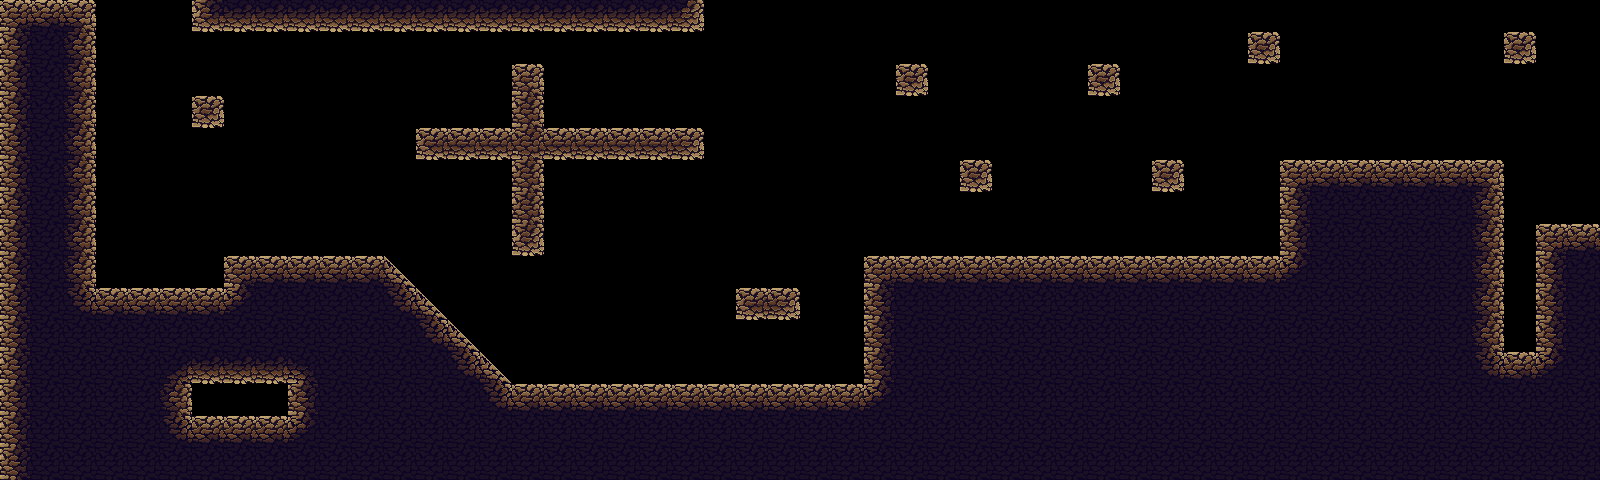

This is a level from a 2D game, rendered from its Tiled map with the project's own tilesets. A one-line summary and the complete map file follow:
An orthogonal 50x15 tile map with 32x32 px tiles, 1 tile layer (Слой тайлов 1).

<map version="1.4" tiledversion="1.4.2" orientation="orthogonal" renderorder="right-down" width="50" height="15" tilewidth="32" tileheight="32" infinite="0" nextlayerid="2" nextobjectid="1">
 <editorsettings>
  <export target="../assets/maps/debug/debug_map.lua" format="lua" />
 </editorsettings>
 <tileset firstgid="1" name="tilesheet" tilewidth="32" tileheight="32" tilecount="400" columns="20">
  <image source="../assets/maps/debug/tilesheet.png" width="640" height="640" />
 </tileset>
 <layer id="1" name="Слой тайлов 1" width="50" height="15">
  <data encoding="csv">
2,3,4,0,0,0,42,43,43,43,43,43,43,43,43,43,43,43,43,43,43,44,0,0,0,0,0,0,0,0,0,0,0,0,0,0,0,0,0,0,0,0,0,0,0,0,0,0,0,0,
22,23,24,0,0,0,0,0,0,0,0,0,0,0,0,0,0,0,0,0,0,0,0,0,0,0,0,0,0,0,0,0,0,0,0,0,0,0,0,65,0,0,0,0,0,0,0,65,0,0,
22,23,24,0,0,0,0,0,0,0,0,0,0,0,0,0,5,0,0,0,0,0,0,0,0,0,0,0,65,0,0,0,0,0,65,0,0,0,0,0,0,0,0,0,0,0,0,0,0,0,
22,23,24,0,0,0,65,0,0,0,0,0,0,0,0,0,25,0,0,0,0,0,0,0,0,0,0,0,0,0,0,0,0,0,0,0,0,0,0,0,0,0,0,0,0,0,0,0,0,0,
22,23,24,0,0,0,0,0,0,0,0,0,0,62,63,63,29,63,63,63,63,64,0,0,0,0,0,0,0,0,0,0,0,0,0,0,0,0,0,0,0,0,0,0,0,0,0,0,0,0,
22,23,24,0,0,0,0,0,0,0,0,0,0,0,0,0,25,0,0,0,0,0,0,0,0,0,0,0,0,0,65,0,0,0,0,0,65,0,0,0,2,3,3,3,3,3,4,0,0,0,
22,23,24,0,0,0,0,0,0,0,0,0,0,0,0,0,25,0,0,0,0,0,0,0,0,0,0,0,0,0,0,0,0,0,0,0,0,0,0,0,22,23,23,23,23,23,24,0,0,0,
22,23,24,0,0,0,0,0,0,0,0,0,0,0,0,0,45,0,0,0,0,0,0,0,0,0,0,0,0,0,0,0,0,0,0,0,0,0,0,0,22,23,23,23,23,23,24,0,2,3,
22,23,24,0,0,0,0,2,3,3,3,3,66,0,0,0,0,0,0,0,0,0,0,0,0,0,0,2,3,3,3,3,3,3,3,3,3,3,3,3,27,23,23,23,23,23,24,0,22,23,
22,23,26,3,3,3,3,27,23,23,23,23,26,66,0,0,0,0,0,0,0,0,0,62,64,0,0,22,23,23,23,23,23,23,23,23,23,23,23,23,23,23,23,23,23,23,24,0,22,23,
22,23,23,23,23,23,23,23,23,23,23,23,23,26,66,0,0,0,0,0,0,0,0,0,0,0,0,22,23,23,23,23,23,23,23,23,23,23,23,23,23,23,23,23,23,23,24,0,22,23,
22,23,23,23,23,6,43,43,43,7,23,23,23,23,26,66,0,0,0,0,0,0,0,0,0,0,0,22,23,23,23,23,23,23,23,23,23,23,23,23,23,23,23,23,23,23,26,3,27,23,
22,23,23,23,23,24,0,0,0,22,23,23,23,23,23,26,3,3,3,3,3,3,3,3,3,3,3,27,23,23,23,23,23,23,23,23,23,23,23,23,23,23,23,23,23,23,23,23,23,23,
22,23,23,23,23,26,3,3,3,27,23,23,23,23,23,23,23,23,23,23,23,23,23,23,23,23,23,23,23,23,23,23,23,23,23,23,23,23,23,23,23,23,23,23,23,23,23,23,23,23,
22,23,23,23,23,23,23,23,23,23,23,23,23,23,23,23,23,23,23,23,23,23,23,23,23,23,23,23,23,23,23,23,23,23,23,23,23,23,23,23,23,23,23,23,23,23,23,23,23,23
</data>
 </layer>
</map>